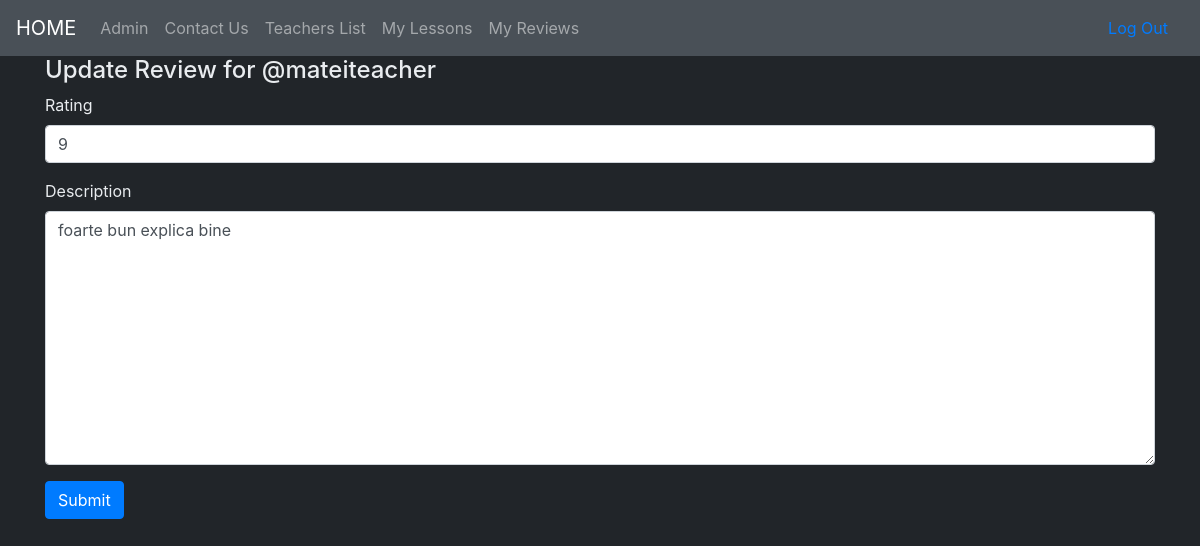
/reviews/sr/update/7/ (signed in), run on the app's committed database.
### reviews/models.py (models this page shows, shortened)
class Review(models.Model):
    user = models.ForeignKey(User, on_delete=models.CASCADE)
    teacher = models.ForeignKey(Teacher, on_delete=models.CASCADE, null=True)
    sent_date = models.DateField(auto_now_add=True)
    description = models.TextField()
    rating = models.PositiveIntegerField(validators = [rating_validator])
    class Meta:
        ordering = ["-sent_date"]
        unique_together = ['user', 'teacher']

### accounts/models.py (models this page shows, shortened)
class Teacher(models.Model):
    user = models.OneToOneField(User, on_delete=models.CASCADE, primary_key=True)
    subject = models.ForeignKey(Subject, on_delete=models.SET_NULL, null=True)
    price = models.IntegerField(default=100)

class User(AbstractUser):
    phone_number = models.CharField(max_length=10,blank=False, validators=[phone_number_validator], unique=True)
    email = models.EmailField(unique=True)
    is_student = models.BooleanField(default=False)
    is_teacher = models.BooleanField(default=False)

### reviews/views.py (the view, shortened to what this page needs)
# urls.py: path('sr/update/<int:pk>/',views.UpdateReview.as_view(), name='update_review'),
@method_decorator([login_required, student_required], name='dispatch')
class UpdateReview(LoginRequiredMixin,generic.UpdateView):
    fields = ["rating","description"]
    model = Review
    template_name = 'reviews/review_update.html'

### reviews/templates/reviews/review_update.html (shortened to what this page needs)
{% extends "base.html" %}
{% load bootstrap5 %}
{% block content %}
    <h4>Update Review for @{{review.teacher.user.username}}</h4>
    <form method="POST" action="{% url 'reviews:update_review' pk=review.pk %}" id="review_form">
        {% bootstrap_form form %}
        <input type="submit" value="Submit" class="btn btn-primary btn-large">
    </form>
{% endblock %}

### static/invicta/css/master.css (style rules this page uses)
body { background-color: #212529; color: #E9ECEF; }

### data on the page
Review: teacher.user.username "mateiteacher", rating "9", description "foarte bun explica bine"
